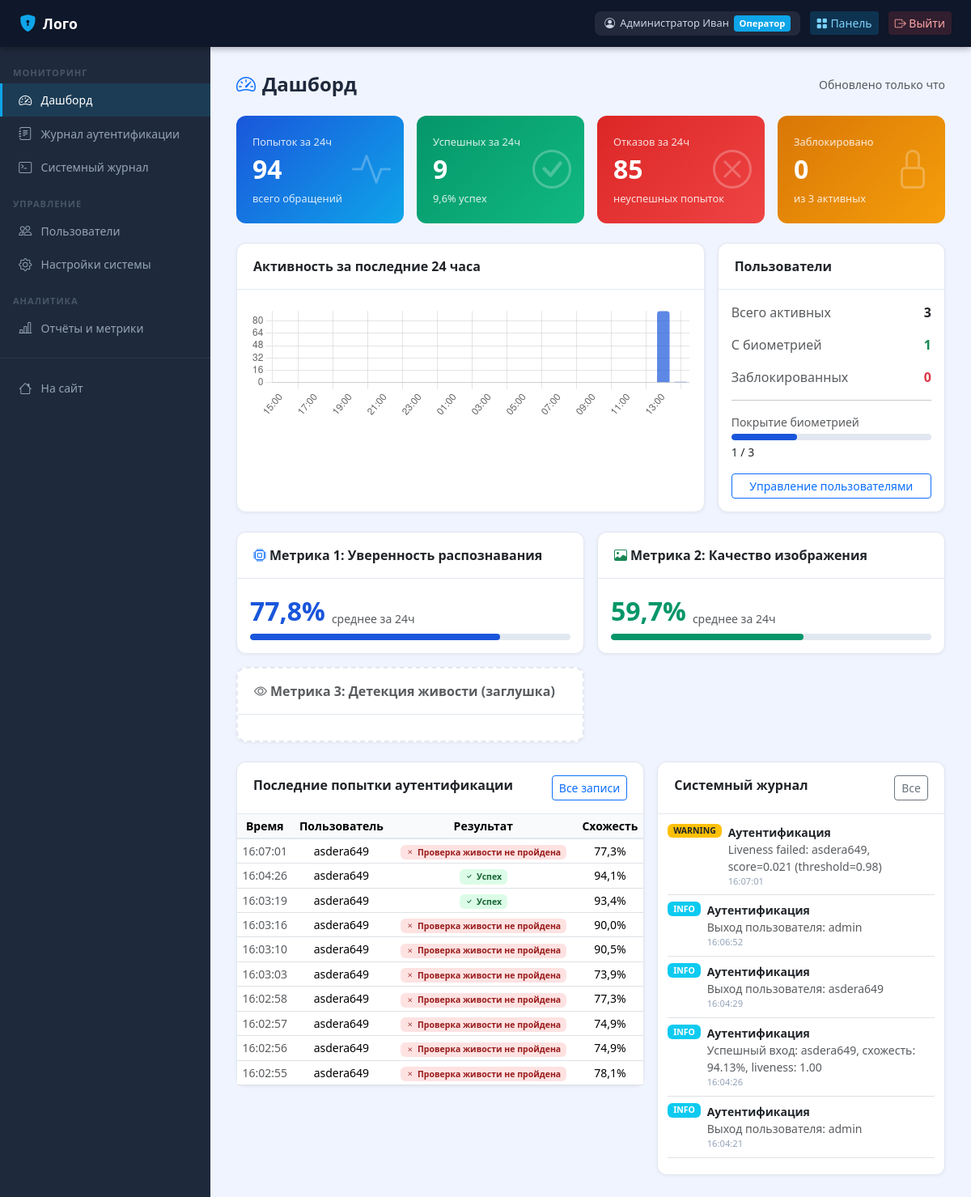
The app's page /operator/ (signed in) with its own data.
### apps/accounts/models.py (models this page shows, shortened)
class CustomUser(AbstractUser):
    patronymic = models.CharField('Отчество', max_length=150, blank=True)
    phone = models.CharField('Телефон', max_length=20, blank=True)
    is_operator = models.BooleanField('Оператор', default=False)
    is_biometric_registered = models.BooleanField('Биометрия зарегистрирована', default=False)
    failed_attempts = models.PositiveIntegerField('Неудачных попыток', default=0)
    locked_until = models.DateTimeField('Заблокирован до', null=True, blank=True)
    created_at = models.DateTimeField('Дата регистрации', auto_now_add=True)
    class Meta:
        verbose_name = 'Пользователь'
        verbose_name_plural = 'Пользователи'
    def get_full_name_ru(self):
        parts = [self.last_name, self.first_name, self.patronymic]
        return ' '.join(p for p in parts if p) or self.username

### apps/biometric/models.py (models this page shows, shortened)
class AuthenticationLog(models.Model):
    RESULT_SUCCESS = 'success'
    RESULT_FAIL_QUALITY = 'fail_quality'
    RESULT_FAIL_NO_FACE = 'fail_no_face'
    RESULT_FAIL_RECOGNITION = 'fail_recognition'
    RESULT_FAIL_LIVENESS = 'fail_liveness'
    RESULT_FAIL_LOCKED = 'fail_locked'
    RESULT_CHOICES = [
        (RESULT_SUCCESS, 'Успех'),
        (RESULT_FAIL_QUALITY, 'Низкое качество изображения'),
        (RESULT_FAIL_NO_FACE, 'Лицо не обнаружено'),
        (RESULT_FAIL_RECOGNITION, 'Лицо не распознано'),
        (RESULT_FAIL_LIVENESS, 'Проверка живости не пройдена'),
        (RESULT_FAIL_LOCKED, 'Аккаунт заблокирован'),
    ]
    user = models.ForeignKey(
        settings.AUTH_USER_MODEL, on_delete=models.SET_NULL,
        null=True, blank=True, related_name='auth_logs', verbose_name='Пользователь'
    )
    attempted_username = models.CharField('Введённый логин', max_length=150, blank=True)
    timestamp = models.DateTimeField('Время', auto_now_add=True, db_index=True)
    result = models.CharField('Результат', max_length=30, choices=RESULT_CHOICES)
    recognition_confidence = models.FloatField('Уверенность распознавания', default=0.0)
    quality_score = models.FloatField('Оценка качества', default=0.0)
    liveness_score = models.FloatField('Оценка живости (заглушка)', null=True, blank=True)
    failure_reason = models.TextField('Причина отказа', null=True, blank=True)
    ip_address = models.GenericIPAddressField('IP-адрес', null=True, blank=True)
    user_agent = models.CharField('User-Agent', max_length=500, blank=True)
    class Meta:
        verbose_name = 'Журнал аутентификации'
        verbose_name_plural = 'Журнал аутентификации'
        ordering = ['-timestamp']

class SystemLog(models.Model):
    LEVEL_INFO = 'INFO'
    LEVEL_WARNING = 'WARNING'
    LEVEL_ERROR = 'ERROR'
    LEVEL_CHOICES = [
        (LEVEL_INFO, 'Информация'),
        (LEVEL_WARNING, 'Предупреждение'),
        (LEVEL_ERROR, 'Ошибка'),
    ]
    timestamp = models.DateTimeField('Время', auto_now_add=True, db_index=True)
    level = models.CharField('Уровень', max_length=10, choices=LEVEL_CHOICES, default=LEVEL_INFO)
    component = models.CharField('Компонент', max_length=100)
    message = models.TextField('Сообщение')
    user = models.ForeignKey(
        settings.AUTH_USER_MODEL, on_delete=models.SET_NULL,
        null=True, blank=True, verbose_name='Пользователь'
    )
    extra_data = models.JSONField('Доп. данные', null=True, blank=True)
    class Meta:
        verbose_name = 'Системный лог'
        verbose_name_plural = 'Системные логи'
        ordering = ['-timestamp']

### apps/operator/views.py (the view)
    @login_required
    def wrapped(request, *args, **kwargs):
        if not request.user.is_operator and not request.user.is_superuser:
            messages.error(request, 'Доступ запрещён. Требуются права оператора.')
            return redirect('home')
        return view_func(request, *args, **kwargs)

### apps/operator/views.py (called while the page is built)
def operator_required(view_func):
    @login_required
    def wrapped(request, *args, **kwargs):
        if not request.user.is_operator and not request.user.is_superuser:
            messages.error(request, 'Доступ запрещён. Требуются права оператора.')
            return redirect('home')
        return view_func(request, *args, **kwargs)
    return wrapped

### templates/operator/dashboard.html (shortened to what this page needs)
{% extends "operator/base_operator.html" %}
{% block op_content %}
<div class="page-header">
  <h1><i class="bi bi-speedometer2 me-2 text-primary"></i>Дашборд</h1>
  <span class="text-muted small">Обновлено только что</span>
</div>
<div class="row g-3 mb-4">
  <div class="col-6 col-lg-3">
    <div class="stat-card sc-blue">
      <div class="label">Попыток за 24ч</div>
      <div class="value">{{ total_24h }}</div>
      <div class="label">всего обращений</div>
      <i class="bi bi-activity icon"></i>
    </div>
  </div>
  <div class="col-6 col-lg-3">
    <div class="stat-card sc-green">
      <div class="label">Успешных за 24ч</div>
      <div class="value">{{ success_24h }}</div>
      <div class="label">{{ success_rate }}% успех</div>
      <i class="bi bi-check-circle icon"></i>
    </div>
  </div>
  <div class="col-6 col-lg-3">
    <div class="stat-card sc-red">
      <div class="label">Отказов за 24ч</div>
      <div class="value">{{ fail_24h }}</div>
      <div class="label">неуспешных попыток</div>
      <i class="bi bi-x-circle icon"></i>
    </div>
  </div>
  <div class="col-6 col-lg-3">
    <div class="stat-card sc-orange">
      <div class="label">Заблокировано</div>
      <div class="value">{{ locked_users }}</div>
      <div class="label">из {{ total_users }} активных</div>
      <i class="bi bi-lock icon"></i>
    </div>
  </div>
</div>
<div class="row g-3 mb-4">
  <div class="col-lg-8">
    <div class="card h-100">
      <div class="card-header">Активность за последние 24 часа</div>
      <div style="padding:1rem">
        <canvas id="hourlyChart" height="80"></canvas>
      </div>
    </div>
  </div>
  <div class="col-lg-4">
    <div class="card h-100">
      <div class="card-header">Пользователи</div>
      <div style="padding:1rem">
        <div class="d-flex justify-content-between align-items-center mb-3">
          <span class="text-muted">Всего активных</span>
          <span class="fw-bold">{{ total_users }}</span>
        </div>
        <div class="d-flex justify-content-between align-items-center mb-3">
          <span class="text-muted">С биометрией</span>
          <span class="fw-bold text-success">{{ bio_users }}</span>
        </div>
        <div class="d-flex justify-content-between align-items-center mb-3">
          <span class="text-muted">Заблокированных</span>
          <span class="fw-bold text-danger">{{ locked_users }}</span>
        </div>
        <hr>
        <div class="text-muted small mb-1">Покрытие биометрией</div>
        <div class="metric-bar">
              <div class="metric-bar-fill" style="background: #1a56db; width: {% widthratio bio_users total_users 100 %}%"></div>
        </div>
        <div class="small mt-1">{% if total_users %}{{ bio_users }} / {{ total_users }}{% endif %}</div>
        <a href="{% url 'users_list' %}" class="btn btn-outline-primary btn-sm w-100 mt-3">Управление пользователями</a>
      </div>
    </div>
  </div>
</div>
<div class="row g-3 mb-4">
  <div class="col-md-6">
    <div class="card">
      <div class="card-header"><i class="bi bi-cpu me-1 text-primary"></i>Метрика 1: Уверенность распознавания</div>
      <div style="padding:1rem">
        <div class="d-flex align-items-end gap-2 mb-1">
          <div style="font-size:2rem;font-weight:800;color:#1a56db">{{ avg_recognition|floatformat:1 }}%</div>
          <div class="text-muted small mb-1">среднее за 24ч</div>
        </div>
        <div class="metric-bar">
          <div class="metric-bar-fill" style="background:#1a56db;width:{{ avg_recognition|floatformat:0 }}%"></div>
        </div>
      </div>
    </div>
  </div>
  <div class="col-md-6">
    <div class="card">
      <div class="card-header"><i class="bi bi-image me-1 text-success"></i>Метрика 2: Качество изображения</div>
      <div style="padding:1rem">
        <div class="d-flex align-items-end gap-2 mb-1">
          <div style="font-size:2rem;font-weight:800;color:#059669">{{ avg_quality|floatformat:1 }}%</div>
          <div class="text-muted small mb-1">среднее за 24ч</div>
        </div>
        <div class="metric-bar">
          <div class="metric-bar-fill" style="background:#059669;width:{{ avg_quality|floatformat:0 }}%"></div>
        </div>
      </div>
    </div>
  </div>
  <div class="col-md-6">
    <div class="card" style="border:2px dashed #e2e8f0">
      <div class="card-header text-muted"><i class="bi bi-eye me-1"></i>Метрика 3: Детекция живости (заглушка)</div>
      <div style="padding:1rem">
      </div>
    </div>
  </div>
</div>
<div class="row g-3">
  <div class="col-lg-7">
    <div class="card">
      <div class="card-header d-flex justify-content-between">
        <span>Последние попытки аутентификации</span>
        <a href="{% url 'auth_logs' %}" class="btn btn-sm btn-outline-primary">Все записи</a>
      </div>
      <div style="overflow-x:auto">
        <table class="table table-sm mb-0 text-center">
          <thead><tr><th>Время</th><th>Пользователь</th><th>Результат</th><th>Схожесть</th></tr></thead>
          <tbody>
            {% for log in recent_logs %}
            <tr>
              <td class="text-muted">{{ log.timestamp|date:"H:i:s" }}</td>
              <td>{{ log.attempted_username }}</td>
              <td>
                {% if log.result == 'success' %}
                  <span class="badge badge-success"><i class="bi bi-check me-1"></i>Успех</span>
                {% else %}
                  <span class="badge badge-danger"><i class="bi bi-x me-1"></i>{{ log.get_result_display }}</span>
                {% endif %}
              </td>
              <td>{{ log.recognition_confidence|floatformat:1 }}%</td>
            </tr>
            {% empty %}<tr><td colspan="4" class="text-center text-muted py-3">Нет данных</td></tr>{% endfor %}
          </tbody>
        </table>
      </div>
    </div>
  </div>
  <div class="col-lg-5">
    <div class="card">
      <div class="card-header d-flex justify-content-between">
        <span>Системный журнал</span>
        <a href="{% url 'system_logs' %}" class="btn btn-sm btn-outline-secondary">Все</a>
      </div>
      <div style="padding:.75rem">
        {% for log in recent_system_logs %}
        <div class="d-flex gap-2 mb-2 pb-2 border-bottom small">
          <span class="badge {% if log.level == 'ERROR' %}bg-danger{% elif log.level == 'WARNING' %}bg-warning text-dark{% else %}bg-info{% endif %}" style="height:fit-content">{{ log.level }}</span>
          <div>
            <div class="fw-semibold">{{ log.component }}</div>
            <div class="text-muted">{{ log.message|truncatechars:60 }}</div>
            <div style="font-size:.7rem;color:#94a3b8">{{ log.timestamp|date:"H:i:s" }}</div>
          </div>
        </div>
        {% empty %}<div class="text-center text-muted py-3 small">Нет записей</div>{% endfor %}
      </div>
    </div>
  </div>
</div>
{% endblock %}
{% block extra_js %}
<script>
const hourlyData = {{ hourly_data|safe }};
new Chart(document.getElementById('hourlyChart'), {
  type: 'bar',
  data: {
    labels: hourlyData.map(d => d.hour),
    datasets: [{
      label: 'Попыток',
      data: hourlyData.map(d => d.count),
      backgroundColor: 'rgba(26,86,219,.7)',
      borderRadius: 4,
    }]
  },
  options: {
    responsive: true,
    plugins: { legend: { display: false } },
    scales: { y: { beginAtZero: true, ticks: { stepSize: 1 } } }
  }
});
</script>
{% endblock %}

### templates/base.html (shortened to what this page needs)
<!DOCTYPE html>
<html lang="ru">
<head>
{% load static %}
<link href="https://cdnjs.cloudflare.com/ajax/libs/bootstrap/5.3.2/css/bootstrap.min.css" rel="stylesheet">
<link href="https://cdnjs.cloudflare.com/ajax/libs/bootstrap-icons/1.11.3/font/bootstrap-icons.min.css" rel="stylesheet">
</head>
<body>
{% block topbar %}
<nav class="topbar">
  <a href="{% url 'home' %}" class="brand"><i class="bi bi-shield-lock-fill"></i>Лого</a>
  <div class="ms-auto">
    {% if user.is_authenticated %}
      <div class="user-badge">
        <i class="bi bi-person-circle"></i>
        {{ user.get_full_name_ru }}
        {% if user.is_operator or user.is_superuser %}<span class="role">Оператор</span>{% endif %}
      </div>
      {% if user.is_operator or user.is_superuser %}
        <a href="{% url 'operator_dashboard' %}" class="btn btn-sm" style="background:rgba(14,165,233,.2);color:#7dd3fc;border:none;">
          <i class="bi bi-grid-fill"></i> Панель
        </a>
      {% endif %}
      <a href="{% url 'logout' %}" class="btn btn-sm" style="background:rgba(239,68,68,.15);color:#fca5a5;border:none;">
        <i class="bi bi-box-arrow-right"></i> Выйти
      </a>
    {% endif %}
  </div>
</nav>
{% endblock %}
{% block layout %}
<div class="main-wrap {% block sidebar_class %}no-sidebar{% endblock %}">
  {% block sidebar %}{% endblock %}
  <div class="page-content">
    {% block content %}{% endblock %}
  </div>
</div>
{% endblock %}
{% block extra_js %}{% endblock %}
</body>
</html>

### templates/base.html (style rules this page uses)
:root { --primary: #1a56db; --primary-dark: #1341b2; --accent: #0ea5e9; --success: #059669; --danger: #dc2626; --warning: #d97706; --bg: #f0f4ff; --card-bg: #ffffff; --text: #1e293b; --muted: #64748b; --border: #e2e8f0; --sidebar-w: 260px; }
body { background: var(--bg); color: var(--text); font-family: 'Segoe UI', system-ui, sans-serif; min-height: 100vh; }
.topbar { background: #0f172a; color: #f1f5f9; height: 58px; position: fixed; top: 0; left: 0; right: 0; z-index: 1000; display: flex; align-items: center; padding: 0 1.5rem; gap: 1rem; box-shadow: 0 2px 8px rgba(0,0,0,.3); }
.topbar .brand { font-weight: 700; font-size: 1.1rem; color: #fff; text-decoration: none; display: flex; align-items: center; gap: .5rem; }
.topbar .brand i { color: var(--accent); font-size: 1.3rem; }
.topbar .ms-auto { margin-left: auto !important; display: flex; align-items: center; gap: .75rem; }
.topbar .user-badge { background: rgba(255,255,255,.08); border-radius: 8px; padding: .3rem .75rem; font-size: .8rem; color: #cbd5e1; display: flex; align-items: center; gap: .4rem; }
.topbar .user-badge .role { background: var(--accent); color: #fff; border-radius: 4px; padding: .1rem .4rem; font-size: .7rem; font-weight: 600; }
.main-wrap { margin-left: var(--sidebar-w); padding-top: 58px; min-height: 100vh; }
.page-content { padding: 2rem; }
.card { border: 1px solid var(--border); border-radius: 12px; box-shadow: 0 1px 4px rgba(0,0,0,.06); }
.card-header { background: transparent; border-bottom: 1px solid var(--border); font-weight: 600; padding: 1rem 1.25rem; }
.stat-card { border-radius: 12px; padding: 1.25rem; color: #fff; position: relative; overflow: hidden; }
.stat-card .icon { position: absolute; right: 1rem; top: 50%; transform: translateY(-50%); opacity: .25; font-size: 3rem; }
.stat-card .value { font-size: 2rem; font-weight: 700; }
.stat-card .label { font-size: .8rem; opacity: .85; margin-top: .2rem; }
.sc-blue { background: linear-gradient(135deg, #1a56db, #0ea5e9); }
.sc-green { background: linear-gradient(135deg, #059669, #10b981); }
.sc-red { background: linear-gradient(135deg, #dc2626, #ef4444); }
.sc-orange { background: linear-gradient(135deg, #d97706, #f59e0b); }
.badge-success { background: #dcfce7; color: #166534; }
.badge-danger { background: #fee2e2; color: #991b1b; }
.metric-bar { height: 8px; border-radius: 4px; background: #e2e8f0; overflow: hidden; }
.metric-bar-fill { height: 100%; border-radius: 4px; transition: width .4s; }
.table { font-size: .875rem; }
.table thead th { background: #f8fafc; font-weight: 600; border-bottom: 2px solid var(--border); }
.page-header { display: flex; align-items: center; justify-content: space-between; margin-bottom: 1.5rem; }
.page-header h1 { font-size: 1.5rem; font-weight: 700; margin: 0; }

### records on screen
CustomUser: get_full_name_ru "Администратор Иван"
AuthenticationLog: timestamp "16:07:01", attempted_username "asdera649", result "Проверка живости не пройдена", recognition_confidence "77,3"
AuthenticationLog: timestamp "16:04:26", attempted_username "asdera649", result "success" (drawn), recognition_confidence "94,1"
AuthenticationLog: timestamp "16:03:19", attempted_username "asdera649", result "success" (drawn), recognition_confidence "93,4"
AuthenticationLog: timestamp "16:03:16", attempted_username "asdera649", result "Проверка живости не пройдена", recognition_confidence "90,0"
AuthenticationLog: timestamp "16:03:10", attempted_username "asdera649", result "Проверка живости не пройдена", recognition_confidence "90,5"
AuthenticationLog: timestamp "16:03:03", attempted_username "asdera649", result "Проверка живости не пройдена", recognition_confidence "73,9"
AuthenticationLog: timestamp "16:02:58", attempted_username "asdera649", result "Проверка живости не пройдена", recognition_confidence "77,3"
AuthenticationLog: timestamp "16:02:57", attempted_username "asdera649", result "Проверка живости не пройдена", recognition_confidence "74,9"
AuthenticationLog: timestamp "16:02:56", attempted_username "asdera649", result "Проверка живости не пройдена", recognition_confidence "74,9"
AuthenticationLog: timestamp "16:02:55", attempted_username "asdera649", result "Проверка живости не пройдена", recognition_confidence "78,1"
SystemLog: level "WARNING", component "Аутентификация", message "Liveness failed: asdera649, score=0.021 (threshold=0.98)", timestamp "16:07:01"
SystemLog: level "INFO", component "Аутентификация", message "Выход пользователя: admin", timestamp "16:06:52"
SystemLog: level "INFO", component "Аутентификация", message "Выход пользователя: asdera649", timestamp "16:04:29"
SystemLog: level "INFO", component "Аутентификация", message "Успешный вход: asdera649, схожесть: 94.13%, liveness: 1.00", timestamp "16:04:26"
SystemLog: level "INFO", component "Аутентификация", message "Выход пользователя: admin", timestamp "16:04:21"

### other values on screen
{{ total_24h }} "94"
{{ success_24h }} "9"
{{ success_rate }} "9,6"
{{ fail_24h }} "85"
{{ locked_users }} "0"
{{ total_users }} "3"
{{ bio_users }} "1"
{{ avg_recognition|floatformat:1 }} "77,8"
{{ avg_quality|floatformat:1 }} "59,7"
